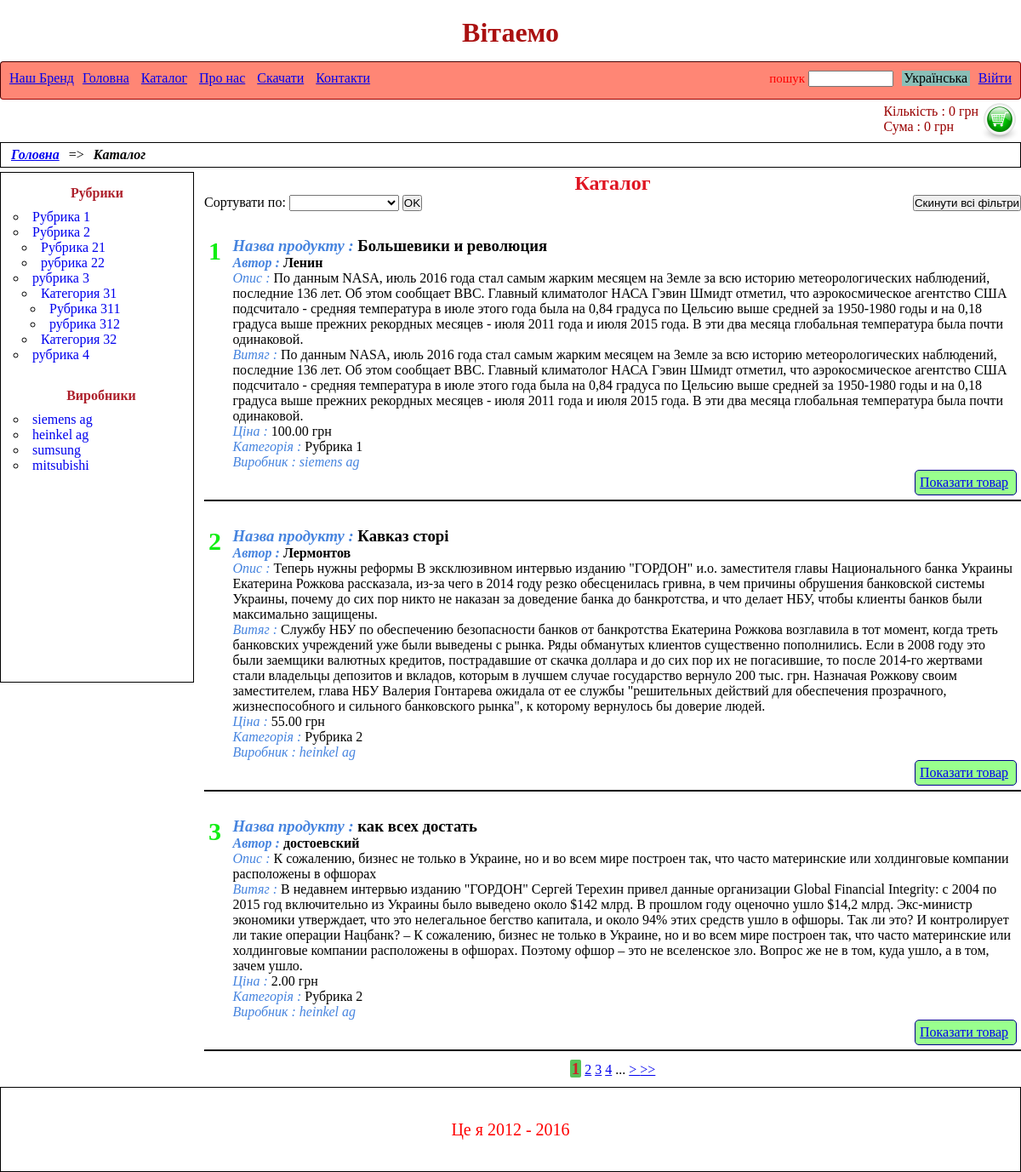
/catalog, run on the app's committed database.
### tables this page shows
CREATE TABLE `categories` (
  `id` int(10) UNSIGNED NOT NULL,
  `title` varchar(50) NOT NULL,
  `parent_id` int(11) UNSIGNED NOT NULL,
  `eng_translit_title` varchar(50) NOT NULL
);

CREATE TABLE `manufacturers` (
  `id` int(10) UNSIGNED NOT NULL,
  `eng_translit_title` varchar(255) NOT NULL,
  `title` varchar(255) NOT NULL,
  `url` varchar(255) NOT NULL
);

CREATE TABLE `products` (
  `id` int(11) UNSIGNED NOT NULL,
  `author` varchar(50) NOT NULL,
  `title` varchar(50) NOT NULL,
  `description` text NOT NULL,
  `body` text NOT NULL,
  `price` decimal(12,2) NOT NULL,
  `cat_id` int(11) UNSIGNED DEFAULT NULL,
  `manf_id` int(11) UNSIGNED DEFAULT NULL
);

### app/protected/controllers/catalog.php (called while the page is built, shortened)
<?php
class Catalog  extends BaseController
{
    public function index()
    {
        $leftCatalogtMenu = (new Categories())->getLeftCataloglMenu();
        $catalogModel= new DB_Catalog();
        $catalogResults = $catalogModel->getCatalog();
        $manufacturersList = $catalogModel->getManufacturers();
        $pages = $catalogModel->countPages();
        return ['view'=>'customer/catalog.php', 'leftCatalogMenu' => $leftCatalogtMenu, 'catalogResults'=>$catalogResults,
        'manufacturersList' => $manufacturersList, 'pages' => $pages];
    }
}

### app/core/application.php (called while the page is built, shortened)
<?php
class Application extends MainDispatcher {
    public function runController($controller){
        $action = $controller[1];
        $contr = new $name_contr($controller);
        $data=call_user_func(array($contr, $action));
        return $data;
    }
}

### public/index.php (called while the page is built, shortened)
<?php
$router = new Application();
$controller=$router->getController();
$data_and_view = $router->runController($controller);
$template_folder = $router->findAppropriateTemplate($view);
require_once PATH_SITE."/resources/".$template_folder."/index.php";

### app/core/database.php (called while the page is built, shortened)
<?php
class DataBase {
    function __construct(){
     try{
           $this->conn = new \PDO('mysql:dbname='.NAME_BD.';host='.HOST.'', USER, PASSWORD, array(\PDO::MYSQL_ATTR_INIT_COMMAND => 'SET NAMES\'UTF8\''));
        }catch(\PDOException $e) {die("Ошибка соединения с базой или хостом:".$e->getMessage());}
    }
}
?>

### resources/template/index.php (called while the page is built, shortened)
<?php
    require_once "header.php";
    $view=$router->getView($view);
    include_once ($view);
    require_once "footer.php";

### resources/languages/uk.php (called while the page is built, shortened)
<?php
$main_page = "Головна";
$ukrCurrency = "грн";
$catalog = "Каталог";
$categoriesTitles ="Рубрики";
$manufacturersTitles = "Виробники";
$author = "Автор";
$productTitle = "Назва продукту";
$description = "Опис";
$body = "Витяг";
$price = "Ціна";
$displayItem="Показати товар";
$resetAllFilters = "Скинути всі фільтри";
$sortDueTo ="Сортувати по";

### app/protected/models/db_catalog.php (called while the page is built, shortened)
<?php
class DB_Catalog extends DataBase
{
    private $amount;
    private $page;
    private $category;
    private $manufacturer;
    public function __construct($inAdmin = false)
    {
        $this->amount = ($inAdmin)? AMOUNTONPAGEADMIN: AMOUNTONPAGE;
        $this->page = $_GET['p']?? $_POST['p']?? 1;
        $this->category='';
        $this->manufacturer='';
    }
    public function getCatalog()
    {
        $page= ($this->page-1)*$this->amount;
        $this->order='';
        $order= $_GET['order']?? $_POST['order']?? null;
            switch( @ $order){
                default: $this->order= ' ORDER BY `p`.`title` ASC'; break;
            }
        $sql="SELECT `p`.`id` AS product_id , `p`.`author`, `p`.`title` as product_title , `p`.`description`, `p`.`body`,
              `p`.`price`, `p`.`cat_id` AS `product_cat_id`, `p`.`manf_id`,  `c`.`id` AS `category_id`, `c`.`title` AS category_title ,
              `c`.`eng_translit_title`, `c`.`parent_id`, `m`.`id` as manufacturer_id , `m`.`title` AS manufacturer_title , GROUP_CONCAT(`im`.`image`) AS `images`
               FROM `products` `p` LEFT JOIN `categories` `c` ON `p`.`cat_id` = `c`.`id` LEFT JOIN `manufacturers` `m`
               ON `p`.`manf_id` = `m`.`id`
                LEFT JOIN `images` `im` ON `p`.`id`= `im`.`product_id`
                $this->category $this->manufacturer GROUP BY `p`.`id` $this->order LIMIT ?, $this->amount  " ;
        $stmt = $this->conn->prepare($sql);
        $stmt->bindParam(1, $page, \PDO::PARAM_INT);
        $stmt->execute();
        $result= $stmt->fetchAll();
        foreach ($result as $key=> $value){
            $startingLineNumber =(!isset($startingLineNumber))? ($this->page-1)*$this->amount+1: $startingLineNumber+1;
            $result[$key]->startingLineNumber= $startingLineNumber;
        }
        return $result;
    }
    public function countPages()
    {
        $category = $_GET['category']?? $_POST['category']?? null;
        $manufacturer= $_GET['manufacturer']?? $_POST['manufacturer']?? null;
        $sql= "SELECT COUNT(`p`.`id`) AS number FROM `products` `p` LEFT JOIN
              `categories` `c` ON `p`.`cat_id` = `c`.`id` LEFT JOIN `manufacturers` `m` ON `p`.`id` = `m`.`id`$this->category $this->manufacturer";
        $res= $this->conn->query($sql);
        $res= $res->fetch();
        $pages= ceil($res->number/$this->amount);
        return $pages;
    }
    public function getManufacturers(){
        $sql ="SELECT `id`, `eng_translit_title`, `title` FROM `manufacturers`";
        $res= $this->conn->query($sql);
        $manufacturers= $res->fetchAll();
        return $manufacturers;
    }
}

### app/lib/HelperService.php (called while the page is built, shortened)
<?php
class HelperService {
    public static function prozessLangArray()
    {
        $langs = [];
        foreach (LANG as $ln) {
            $arr = explode('=>', $ln);
            $key = trim($arr[0], ' ');
            $value = trim($arr[1], ' ');
            $langs[$key] = $value;
        }
        return $langs;
    }
    public static function getRidOfRepeatedItemsInUrl($item = ''){
        $url = $_SERVER['REQUEST_URI'];
        $url= trim($url, '/');
        $url= explode('?', $url);
        $url= $url[0];
        $i=0;
        $question_mark= strpos($url, '?');
        if($question_mark){$url = $url.'&';} else {$url = $url.'?';}
        return $url;
    }
}

### resources/customer/catalog.php (the view, shortened to what this page needs)
<section class="breadcrumbs">
    <a href="/" class="breadcrumb__item"><?= $main_page ?></a>  => <span class="breadcrumb__item--current"><?=  $catalog ?></span>
</section>
<section class="left-menu">
<h4 class="left-menu__header"><?= $categoriesTitles ?></h4>
    <?= $leftCatalogMenu ?>
    <div class="left-menu__manufacturers-block">
        <h4 class="left-menu__header-manufacturers"><?= $manufacturersTitles ?></h4>
        <ul class="left-catalog-menu">
            <?php foreach($manufacturersList as $manuf): ?>
                <li><a href="/catalog?manufacturer=<?= $manuf->eng_translit_title ?>" class="left-catalog-menu__link"><?= $manuf->title ?></a></li>
            <?php endforeach; ?>
        </ul>
    </div>
</section>
<section class="content-zone ">
    <h2 class="content-zone__header"><?= $catalog ?></h2>
    <p>
        <form action="/catalog/index" id="reset_all" class="content-zone__reset-filters">
            <button><?= $resetAllFilters ?></button>
        </form>
        <?php if(!empty($catalog)) : ?>
        <form  method="GET" action="/catalog/index" class="sort-container">
            <label for="select"><?= $sortDueTo ?>: </label>
            <select size="1" name="order" id="select">
                <option value="default"></option>
                <option value="abc"><?= $aZ ?></option>
            </select>
            <input type="submit" value="OK">
        </form>
        <?php endif; ?>
    </p>
    <?php foreach ($catalogResults as $item) : ?>
        <article class="content-zone__item clearfix">
            <div class="content-zone__starting-line-number"><?= $item->startingLineNumber ?></div>
            <div class="content-zone__item-output">
                <h3><span class="content-zone__item-output-title"><?= $productTitle ?> : </span> <?=$item->product_title ?></h3>
                <h4><span class="content-zone__item-output-title"><?= $author ?> : </span><?= $item->author ?></h4>
                <p><span class="content-zone__item-output-title"><?= $description ?> : </span><?= $item->description ?></p>
                <p><span class="content-zone__item-output-title"><?= $body ?> : </span><?= $item->body ?></p>
                <p><span class="content-zone__item-output-title"><?= $price ?> : </span><?= $item->price .' '.$ukrCurrency?></p>
                <p><span class="content-zone__item-output-title"><?= $category ?> : </span><?= $item->category_title ?></p>
                <p><span class="content-zone__item-output-title"><?= $manufacturer ?> : <?= $item->manufacturer_title ?></span></p>
                <p><a href="/product/show?id=<?= $item->product_id ?>" class="content-zone__display-btn"><?= $displayItem ?></a></p>
            </div>
        </article>
    <?php endforeach; ?>
        <nav class="pagination">
            <?php
            $current = (isset($_GET['p']))? $_GET['p']: 1;
            for($i =0; $i<$pages; $i++): ?>
                <?php
                if($i> ($current-6) && $i<($current+4)): ?>
                    <?php if($i+1 == $current): ?>
                        <a href="<?php echo URL.\Lib\HelperService::getRidOfRepeatedItemsInUrl('p').'p='.($i+1); ?>" class="pagination__current-item-link" ><span class="pagination__current-item"><?php echo $i+1 ?></span>
                         <?php else:  ?>
                        <a href="<?php echo URL.\Lib\HelperService::getRidOfRepeatedItemsInUrl('p').'p='.($i+1); ?>" ><?php echo ($i+1); ?></a>
                        <?php  endif;
            endif; ?>
                <?php if($current<$pages): ?>
                    <?php if($i == $pages-1 && $pages>1 && $current<$pages) {  ?>...  <a href="<?php echo URL.\Lib\HelperService::getRidOfRepeatedItemsInUrl('p').'p='.($current+1) ?>"> > </a> <?php } ?>
                    <?php if($i==$pages-1){ ?>  <a href="<?php echo URL.\Lib\HelperService::getRidOfRepeatedItemsInUrl('p').'p='.$pages ?>"> >> </a> <?php } ?>
                <?php endif; ?>
            <?php endfor; ?>
        </nav>
</section>

### app/protected/models/categories.php (shortened to what this page needs)
<?php
class Categories extends DataBase
{
    private $categories;
    public  function __construct()
    {
        $sql = "SELECT `id`, `title`, `parent_id`, `eng_translit_title` FROM `categories`";
        $result = $this->conn->query($sql);
        $categories = $result->fetchAll();
        $this->categories = $categories;
    }
    public function getLeftCataloglMenu()
    {
        $leftMenu ="<ul class='left-catalog-menu'>";
        $leftMenu.= $this->printOutlLeftCatalogMenu();
        $leftMenu.= "</ul>";
        return $leftMenu;
    }
    protected function printOutlLeftCatalogMenu(  $parent = 0)
    {
        if(!isset($print)){$print='';}
        foreach($this->categories as $category){
            if($category->parent_id ==$parent ){
                $print.='<li  class="left-catalog-menu__item"><a href="'.URL.'catalog?category='. $category->eng_translit_title .'" class="left-catalog-menu__link">'.$category->title.'</a>' ;
                foreach($this->categories as $sub_cat){
                    if($sub_cat->parent_id == $category->id){
                        $flag = TRUE; break;
                    }
                }
                if(isset($flag)){
                    $print.= "<ul>";
                    $print.= $this->printOutlLeftCatalogMenu( $category->id);
                    $print.= "</ul>";
                    $print.= "</li>";
                } else{
                    $print.="</li>";
                }
            }
        }
        return $print;
    }
}

### public/assets/css/default.css (style rules this page uses)
* { box-sizing: border-box; margin: 0; padding: 0; }
html, body { height: 100%; }
.content-zone { float: right; width: 80%; }
.content-zone__header { text-align: center; color: #df1522; }
.content-zone__item { padding: 5px; margin-top: 25px; border-bottom: 2px solid black; }
.left-menu { float: left; width: 19%; min-height: 600px; border: 1px solid #000000; padding: 5px; overflow: auto; }
.breadcrumbs { width: 100%; height: 30px; border: 1px solid #000000; margin-bottom: 5px; padding: 5px; }
.breadcrumb__item--current { font-style: italic; font-weight: bold; margin-left: 7px; text-transform: capitalize; }
.breadcrumb__item { font-style: italic; font-weight: bold; margin: 0 7px; text-transform: capitalize; }
.left-catalog-menu { list-style-type: circle; list-style-position: inside; margin-top: 10px; }
.left-catalog-menu__item { padding-left: 10px; list-style-type: circle; }
.left-catalog-menu__link { text-decoration: none; }
.left-menu__header { text-align: center; color: #ad212c; margin-top: 10px; }
.left-menu__manufacturers-block { margin-left: 10px; }
.left-menu__header-manufacturers { text-align: center; color: #ad212c; margin-top: 30px; }
.content-zone__display-btn { float: right; min-height: 30px; min-width: 120px; padding: 5px; cursor: pointer; border: 1px solid darkblue; border-radius: 5px; background-color: #99ff8e; }
.content-zone__starting-line-number { float: left; width: 2%; font-size: 30px; font-weight: bold; color: #11ee13; }
.content-zone__item-output { float: right; width: 97%; }
.content-zone__item-output-title { color: #4684df; font-style: italic; }
.content-zone__reset-filters { float: right; }
.pagination { text-align: center; margin: 10px 0; }
.pagination__current-item { color: #cc2226; font-weight: bold; font-size: 120%; background-color: #58c158; padding: 0 2px; border-radius: 2px; text-decoration: none; cursor: default; }
.pagination__current-item-link { text-decoration: none; }
.clearfix:before, .clearfix:after, .content:before, .content:after { content: ""; display: table; }
.clearfix:after, .content:after { clear: both; }

### data on the page
categories: title "Рубрика 1"
categories: title "Рубрика 2"
categories: title "Рубрика 21"
categories: title "рубрика 22"
categories: title "рубрика 3"
categories: title "Категория 31"
categories: title "Рубрика 311"
categories: title "рубрика 312"
categories: title "Категория 32"
categories: title "рубрика 4"
manufacturers: title "siemens ag"
manufacturers: title "heinkel ag"
manufacturers: title "sumsung"
manufacturers: title "mitsubishi"
products: startingLineNumber "1", title "Большевики и революция", author "Ленин", description "По данным NASA, июль 2016 года стал самым жарким месяцем на Земле за всю историю метеорологических наблюдений, последние 136 лет. Об этом сообщает ВВС. Главный климатолог НАСА Гэвин Шмидт отметил, что аэрокосмическое агентство США подсчитало - средняя температура в июле этого года была на 0,84 градуса по Цельсию выше средней за 1950-1980 годы и на 0,18 градуса выше прежних рекордных месяцев - июля 2011 года и июля 2015 года. В эти два месяца глобальная температура была почти одинаковой.", body "По данным NASA, июль 2016 года стал самым жарким месяцем на Земле за всю историю метеорологических наблюдений, последние 136 лет. Об этом сообщает ВВС. Главный климатолог НАСА Гэвин Шмидт отметил, что аэрокосмическое агентство США подсчитало - средняя температура в июле этого года была на 0,84 градуса по Цельсию выше средней за 1950-1980 годы и на 0,18 градуса выше прежних рекордных месяцев - июля 2011 года и июля 2015 года. В эти два месяца глобальная температура была почти одинаковой.", price "100.00", categories.title "Рубрика 1", manufacturers.title "siemens ag"
products: startingLineNumber "2", title "Кавказ сторі", author "Лермонтов", description "Теперь нужны реформы В эксклюзивном интервью изданию \"ГОРДОН\" и.о. заместителя главы Национального банка Украины Екатерина Рожкова рассказала, из-за чего в 2014 году резко обесценилась гривна, в чем причины обрушения банковской системы Украины, почему до сих пор никто не наказан за доведение банка до банкротства, и что делает НБУ, чтобы клиенты банков были максимально защищены.", body "Службу НБУ по обеспечению безопасности банков от банкротства Екатерина Рожкова возглавила в тот момент, когда треть банковских учреждений уже были выведены с рынка. Ряды обманутых клиентов существенно пополнились. Если в 2008 году это были заемщики валютных кредитов, пострадавшие от скачка доллара и до сих пор их не погасившие, то после 2014-го жертвами стали владельцы депозитов и вкладов, которым в лучшем случае государство вернуло 200 тыс. грн. Назначая Рожкову своим заместителем, глава НБУ Валерия Гонтарева ожидала от ее службы \"решительных действий для обеспечения прозрачного, жизнеспособного и сильного банковского рынка\", к которому вернулось бы доверие людей.", price "55.00", categories.title "Рубрика 2", manufacturers.title "heinkel ag"
products: startingLineNumber "3", title "как всех достать", author "достоевский", description "К сожалению, бизнес не только в Украине, но и во всем мире построен так, что часто материнские или холдинговые компании расположены в офшорах", body "В недавнем интервью изданию \"ГОРДОН\" Сергей Терехин привел данные организации Global Financial Integrity: с 2004 по 2015 год включительно из Украины было выведено около $142 млрд. В прошлом году оценочно ушло $14,2 млрд. Экс-министр экономики утверждает, что это нелегальное бегство капитала, и около 94% этих средств ушло в офшоры. Так ли это? И контролирует ли такие операции Нацбанк? – К сожалению, бизнес не только в Украине, но и во всем мире построен так, что часто материнские или холдинговые компании расположены в офшорах. Поэтому офшор – это не вселенское зло. Вопрос же не в том, куда ушло, а в том, зачем ушло.", price "2.00", categories.title "Рубрика 2", manufacturers.title "heinkel ag"

### other printed values
$welcome "Вітаемо"
$our_brand "Наш Бренд"
$main_page "Головна"
$catalog "Каталог"
$about_us "Про нас"
$download "Скачати"
$contacts "Контакти"
$enter_admin "Війти"
$search "пошук"
$amount "Кількість"
$ukrCurrency "грн"
$sum "Сума"
$categoriesTitles "Рубрики"
$manufacturersTitles "Виробники"
$resetAllFilters "Скинути всі фільтри"
